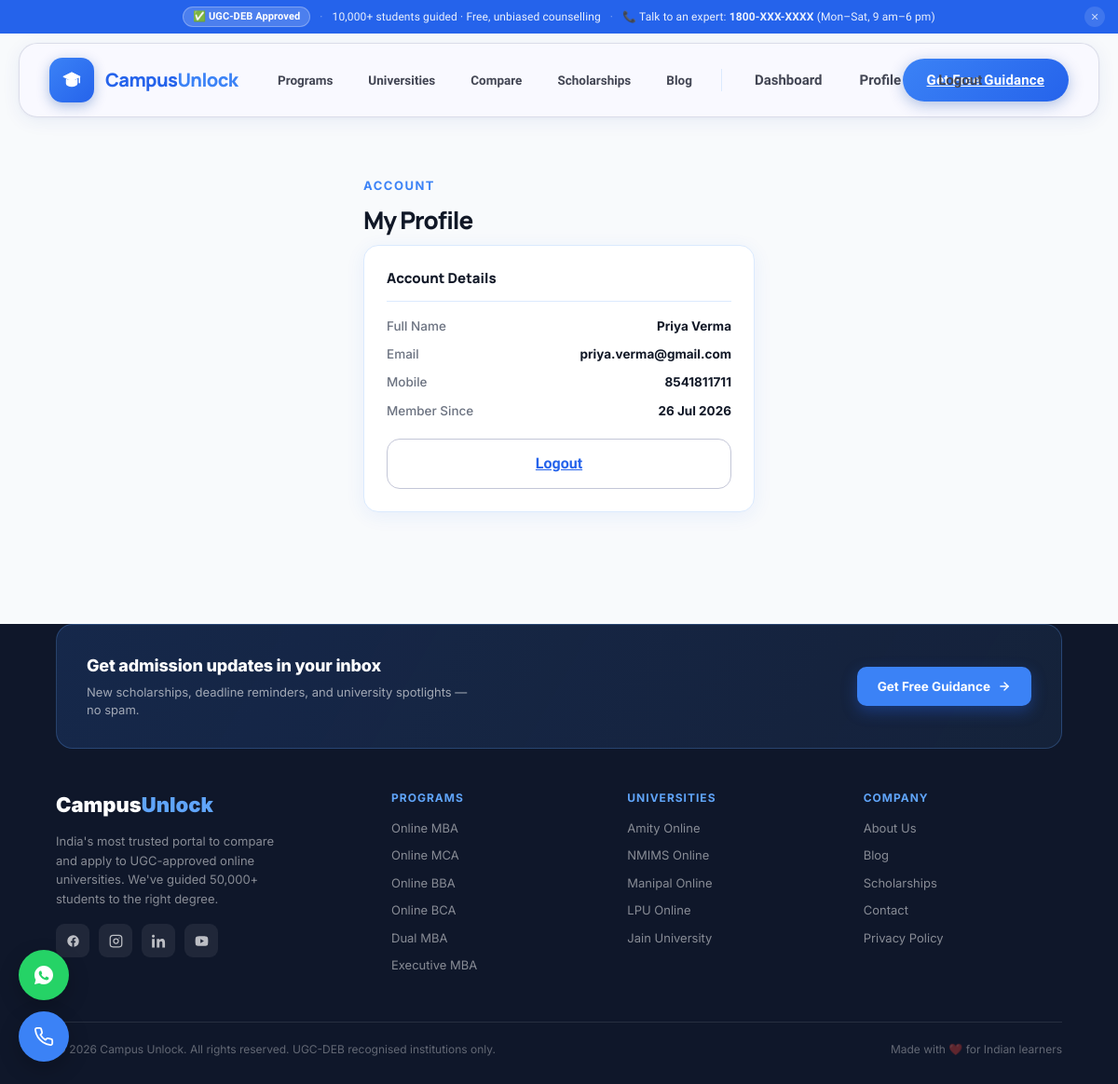
Page /profile (signed in) on the committed database.
### models/user.py (models this page shows, shortened)
class User(db.Model):
    __tablename__ = "users"
    id = db.Column(db.Integer, primary_key=True)
    full_name = db.Column(db.String(150), nullable=False)
    email = db.Column(db.String(180), nullable=False, unique=True, index=True)
    mobile = db.Column(db.String(20), nullable=False, unique=True, index=True)
    password_hash = db.Column(db.String(255), nullable=False)
    profile_image = db.Column(db.String(255), nullable=True)
    is_verified = db.Column(db.Boolean, nullable=False, default=False)
    is_admin = db.Column(db.Boolean, nullable=False, default=False)
    is_active = db.Column(db.Boolean, nullable=False, default=True)
    role = db.Column(
        db.String(20),
        nullable=False,
        default="student",
        server_default="student",
    )
    last_login = db.Column(db.DateTime, nullable=True)
    created_at = db.Column(db.DateTime, nullable=False, default=datetime.utcnow)
    updated_at = db.Column(
        db.DateTime,
        nullable=False,
        default=datetime.utcnow,
        onupdate=datetime.utcnow,
    )

### routes/main.py (the view)
@main_bp.route("/profile")
def profile():
    if not session.get("user_id"):
        flash("Please log in to view your profile.", "error")
        return redirect(url_for("main.login", next=request.path))
    return render_template("profile.html")

### routes/admin.py (called while the page is built)
@admin_bp.app_context_processor
def _ctx():
    return {"csrf_token": _csrf_token}

### routes/main.py (called while the page is built)
@main_bp.app_context_processor
def inject_current_user():
    user_id = session.get("user_id")
    if not user_id:
        return {"current_user": None}
    user = User.query.get(user_id)
    if user is None or not user.is_active:
        session.pop("user_id", None)
        return {"current_user": None}
    return {"current_user": user}

### templates/profile.html (shortened to what this page needs)
{% extends "base.html" %}
{% block content %}
<section class="section" style="max-width:480px;padding-top:64px;padding-bottom:64px;">
  <div class="section-eyebrow">Account</div>
  <h1 class="section-title" style="font-size:26px;">My Profile</h1>
  <div class="pdp-info-card">
    <h3 class="pdp-info-card-title">Account Details</h3>
    <ul class="pdp-info-list">
      <li><span class="pdp-info-key">Full Name</span><span class="pdp-info-val">{{ current_user.full_name }}</span></li>
      <li><span class="pdp-info-key">Email</span><span class="pdp-info-val">{{ current_user.email }}</span></li>
      <li><span class="pdp-info-key">Mobile</span><span class="pdp-info-val">{{ current_user.mobile }}</span></li>
      <li><span class="pdp-info-key">Member Since</span><span class="pdp-info-val">{{ current_user.created_at.strftime('%d %b %Y') if current_user.created_at else '—' }}</span></li>
    </ul>
    <a href="{{ url_for('main.logout') }}" class="btn-outline pdp-apply-btn" style="display:block;text-align:center;">Logout</a>
  </div>
</section>
{% endblock %}

### rows in the picture
User: full_name "Priya Verma", email "priya.verma@gmail.com", mobile "8541811711", created_at "26 Jul 2026"
